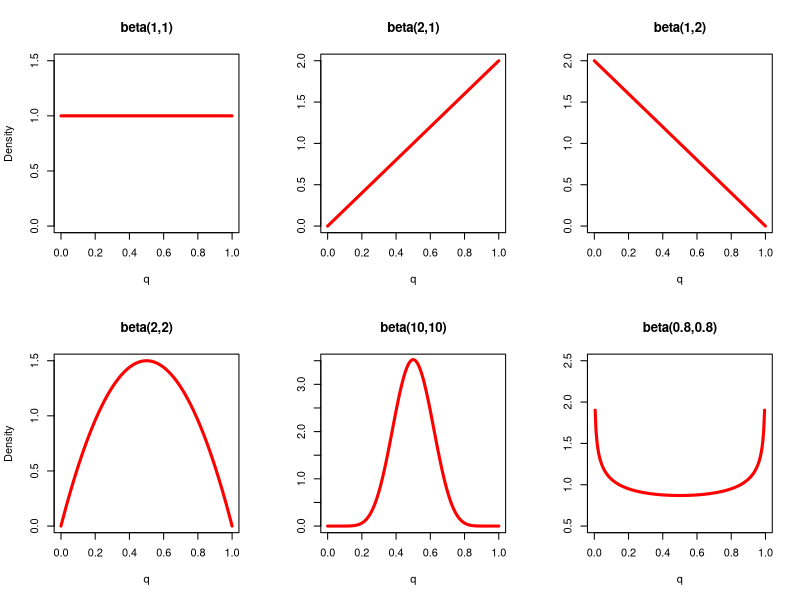
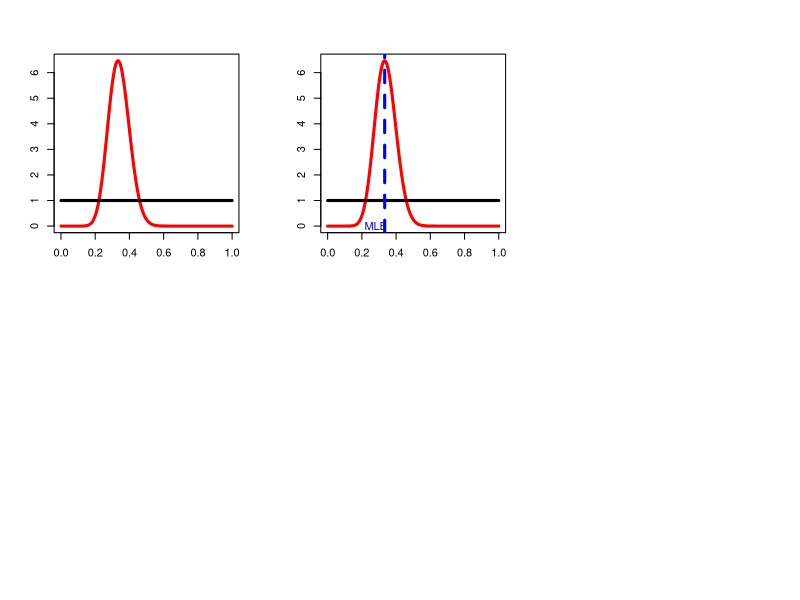

Write R code to recreate these figures, in order.
## ---- chunk 1
knitr::opts_chunk$set(cache = FALSE, 
                      echo = TRUE, 
                      message = FALSE, 
                      warning = FALSE,
                      fig.height=6, 
                      fig.width = 1.777777*6,
                      tidy = FALSE, 
                      comment = NA, 
                      highlight = TRUE, 
                      prompt = FALSE, 
                      crop = TRUE,
                      comment = "#>",
                      collapse = TRUE)
knitr::opts_knit$set(width = 60)
library(tidyverse)
library(reshape2)
theme_set(theme_light(base_size = 16))
make_latex_decorator <- function(output, otherwise) {
  function() {
      if (knitr:::is_latex_output()) output else otherwise
  }
}
insert_pause <- make_latex_decorator(". . .", "\n")
insert_slide_break <- make_latex_decorator("----", "\n")
insert_inc_bullet <- make_latex_decorator("> *", "*")
insert_html_math <- make_latex_decorator("", "$$")
## ---- chunk 2
x <- seq(0, 1, length=200)
par(mfrow = c(2,3))
# distribution a posteriori beta
plot(x,dbeta(x, 1, 1),type='l',xlab='q',ylab='Density',main='beta(1,1)',lwd=3,col='red',ylim=c(0,1.5))
plot(x,dbeta(x, 2, 1),type='l',xlab='q',ylab='',main='beta(2,1)',lwd=3,col='red',ylim=c(0,2))
plot(x,dbeta(x, 1, 2),type='l',xlab='q',ylab='',main='beta(1,2)',lwd=3,col='red',ylim=c(0,2))
plot(x,dbeta(x, 2, 2),type='l',xlab='q',ylab='Density',main='beta(2,2)',lwd=3,col='red',ylim=c(0,1.5))
plot(x,dbeta(x, 10, 10),type='l',xlab='q',ylab='',main='beta(10,10)',lwd=3,col='red',ylim=c(0,3.5))
plot(x,dbeta(x, 0.8, 0.8),type='l',xlab='q',ylab='',main='beta(0.8,0.8)',lwd=3,col='red',ylim=c(0.5,2.5))
## ---- chunk 3
x <- seq(0, 1, length=200)
# distribution a posteriori beta
plot(x,dbeta(x, 20,39),type='l',xlab='',ylab='',main='',lwd=3,col='red')
# distribution a priori uniforme
points(x,dbeta(x, 1, 1),type='l',lwd=3)
## ---- chunk 4
x <- seq(0, 1, length=200)
# distribution a posteriori beta
plot(x,dbeta(x, 20,39),type='l',xlab='',ylab='',main='',lwd=3,col='red')
# distribution a priori uniforme
points(x,dbeta(x, 1, 1),type='l',lwd=3)
abline(v = 19/57, lwd = 3, lty = 2, col = 'blue')
text(x = 0.28, y = 0, 'MLE', col = 'blue')
